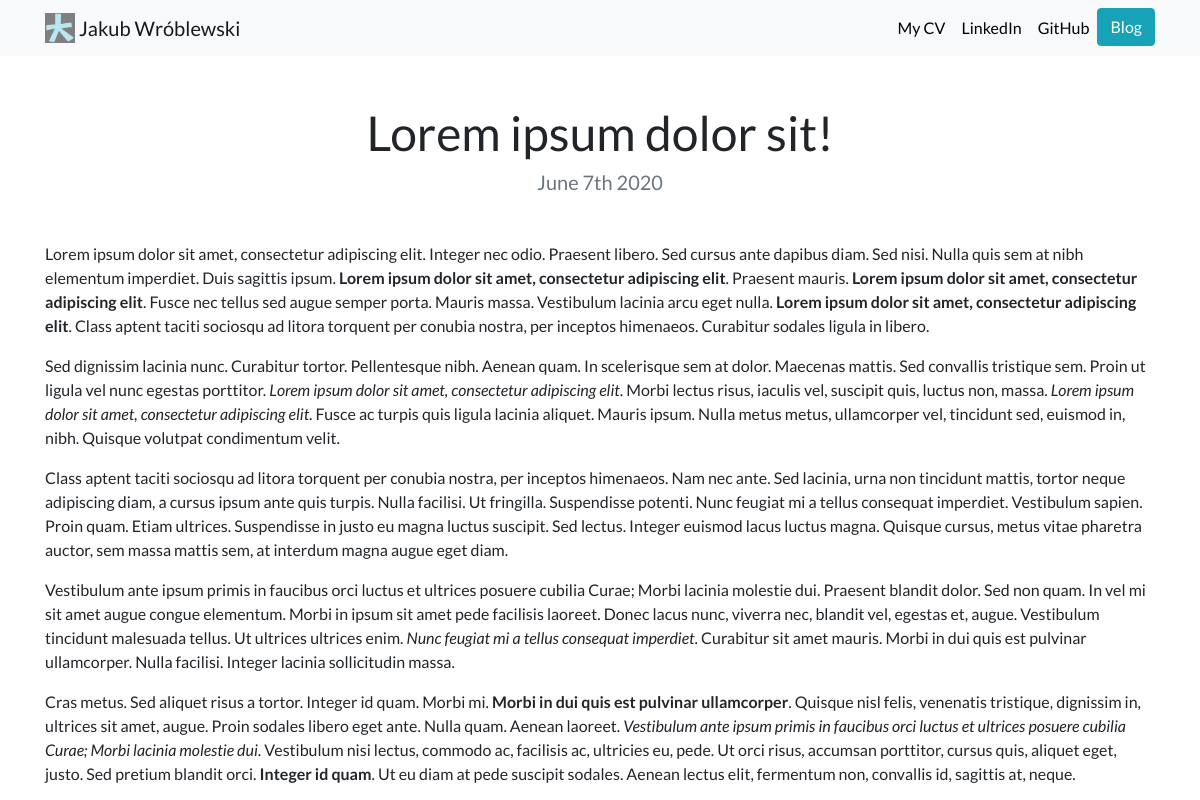
Before: /blog_app/7/ with the older database file.
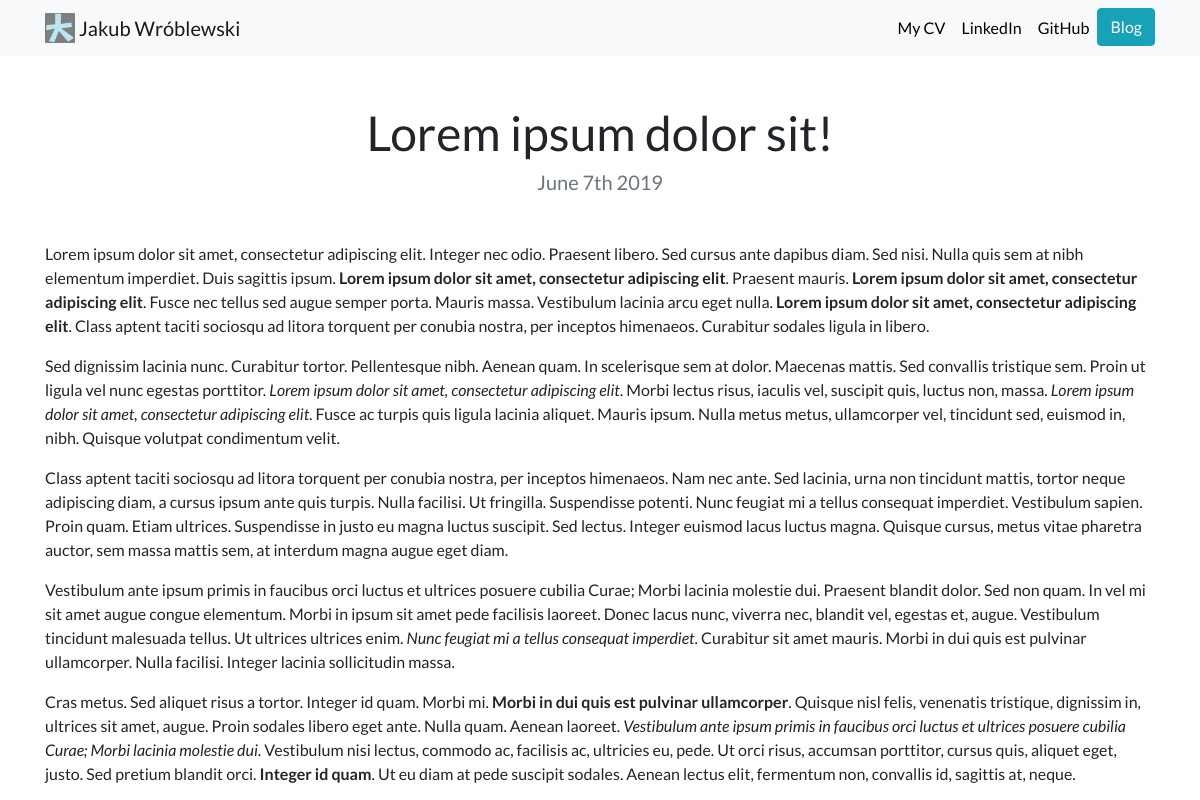
After: the same page with the newer database file.
### blog_app/models.py (models this page shows, shortened)
class BlogProject(models.Model):
    title = models.CharField(max_length=200)
    date = models.DateField()
    description = models.TextField()

### blog_app/views.py (the view)
def detail(request, blog_id):
    blog = get_object_or_404(BlogProject, pk=blog_id)
    return render(request, 'blog_app/detail.html', {'blog':blog})

### blog_app/templates/blog_app/detail.html
{% extends "portfolio_app/base.html" %}
{% load static %}
{% block content %}
<h1 class="text-center mt-5" id="blogdetailtitle">{{ blog.title }}</h1>
<h5 class="text-center text-muted mb-5">{{ blog.date|date:'F jS Y' }}</h5>
{{ blog.description|safe }}
{% endblock %}

Changed rows visible on the page:
changed BlogProject "Lorem ipsum dolor sit!": date "June 7th 2020" → "June 7th 2019"
